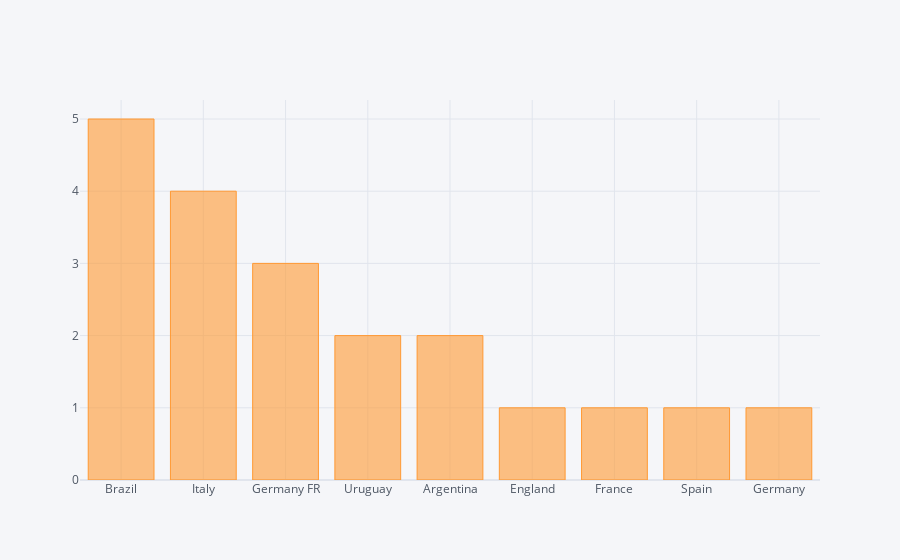

This figure's notebook cell:
### Code cell
winner = worldcups_df['Winner'].value_counts().iplot(kind='bar')
winner

### Figure 1 — Plotly figure (JSON) as saved in the notebook; plotly's stock layout.template omitted (floating-point values rounded to 4 significant figures)
{"data": [{"marker": {"color": "rgba(255, 153, 51, 0.6)", "line": {"color": "rgba(255, 153, 51, 1.0)", "width": 1}}, "name": "Winner", "orientation": "v", "text": "", "type": "bar", "x": ["Brazil", "Italy", "Germany FR", "Uruguay", "Argentina", "England", "France", "Spain", "Germany"], "y": [5, 4, 3, 2, 2, 1, 1, 1, 1]}], "layout": {"legend": {"bgcolor": "#F5F6F9", "font": {"color": "#4D5663"}}, "paper_bgcolor": "#F5F6F9", "plot_bgcolor": "#F5F6F9", "title": {"font": {"color": "#4D5663"}}, "xaxis": {"gridcolor": "#E1E5ED", "showgrid": true, "tickfont": {"color": "#4D5663"}, "title": {"font": {"color": "#4D5663"}, "text": ""}, "zerolinecolor": "#E1E5ED"}, "yaxis": {"gridcolor": "#E1E5ED", "showgrid": true, "tickfont": {"color": "#4D5663"}, "title": {"font": {"color": "#4D5663"}, "text": ""}, "zerolinecolor": "#E1E5ED"}}}
